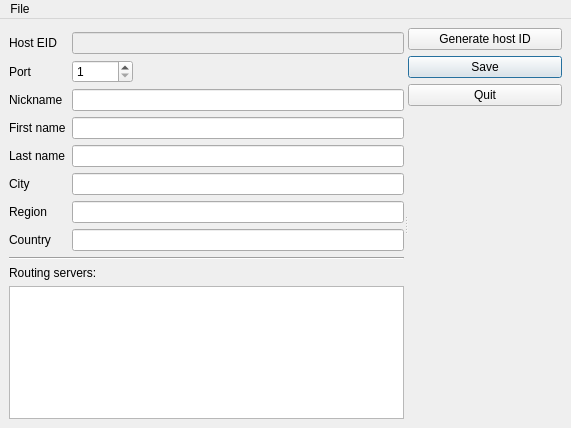
<?xml version="1.0" encoding="UTF-8"?>
<ui version="4.0">
 <class>ProfileEditor</class>
 <widget class="QMainWindow" name="ProfileEditor">
  <property name="geometry">
   <rect>
    <x>0</x>
    <y>0</y>
    <width>571</width>
    <height>428</height>
   </rect>
  </property>
  <property name="windowTitle">
   <string>Profile editor</string>
  </property>
  <widget class="QWidget" name="centralwidget">
   <layout class="QVBoxLayout" name="verticalLayout_4">
    <item>
     <widget class="QSplitter" name="splitter">
      <property name="orientation">
       <enum>Qt::Horizontal</enum>
      </property>
      <widget class="QWidget" name="layoutWidget">
       <layout class="QVBoxLayout" name="verticalLayout_2">
        <property name="topMargin">
         <number>4</number>
        </property>
        <item>
         <layout class="QFormLayout" name="formLayout_3">
          <property name="fieldGrowthPolicy">
           <enum>QFormLayout::ExpandingFieldsGrow</enum>
          </property>
          <item row="0" column="0">
           <widget class="QLabel" name="hostEIDLabel">
            <property name="text">
             <string>Host EID</string>
            </property>
            <property name="buddy">
             <cstring>hostEIDLineEdit</cstring>
            </property>
           </widget>
          </item>
          <item row="0" column="1">
           <widget class="QLineEdit" name="hostEIDLineEdit">
            <property name="enabled">
             <bool>false</bool>
            </property>
            <property name="sizePolicy">
             <sizepolicy hsizetype="Expanding" vsizetype="Fixed">
              <horstretch>0</horstretch>
              <verstretch>0</verstretch>
             </sizepolicy>
            </property>
           </widget>
          </item>
          <item row="1" column="0">
           <widget class="QLabel" name="portLabel">
            <property name="text">
             <string>Port</string>
            </property>
            <property name="buddy">
             <cstring>portSpinBox</cstring>
            </property>
           </widget>
          </item>
          <item row="1" column="1">
           <widget class="QSpinBox" name="portSpinBox">
            <property name="minimum">
             <number>1</number>
            </property>
            <property name="maximum">
             <number>65535</number>
            </property>
           </widget>
          </item>
          <item row="2" column="0">
           <widget class="QLabel" name="nicknameLabel">
            <property name="text">
             <string>Nickname</string>
            </property>
            <property name="buddy">
             <cstring>nicknameLineEdit</cstring>
            </property>
           </widget>
          </item>
          <item row="2" column="1">
           <widget class="QLineEdit" name="nicknameLineEdit"/>
          </item>
          <item row="3" column="0">
           <widget class="QLabel" name="firstNameLabel">
            <property name="text">
             <string>First name</string>
            </property>
            <property name="buddy">
             <cstring>firstNameLineEdit</cstring>
            </property>
           </widget>
          </item>
          <item row="3" column="1">
           <widget class="QLineEdit" name="firstNameLineEdit"/>
          </item>
          <item row="4" column="0">
           <widget class="QLabel" name="lastNameLabel">
            <property name="text">
             <string>Last name</string>
            </property>
            <property name="buddy">
             <cstring>lastNameLineEdit</cstring>
            </property>
           </widget>
          </item>
          <item row="4" column="1">
           <widget class="QLineEdit" name="lastNameLineEdit"/>
          </item>
          <item row="5" column="0">
           <widget class="QLabel" name="cityLabel">
            <property name="text">
             <string>City</string>
            </property>
            <property name="buddy">
             <cstring>cityLineEdit</cstring>
            </property>
           </widget>
          </item>
          <item row="5" column="1">
           <widget class="QLineEdit" name="cityLineEdit"/>
          </item>
          <item row="6" column="0">
           <widget class="QLabel" name="regionLabel">
            <property name="text">
             <string>Region</string>
            </property>
            <property name="buddy">
             <cstring>regionLineEdit</cstring>
            </property>
           </widget>
          </item>
          <item row="6" column="1">
           <widget class="QLineEdit" name="regionLineEdit"/>
          </item>
          <item row="7" column="0">
           <widget class="QLabel" name="countryLabel">
            <property name="text">
             <string>Country</string>
            </property>
            <property name="buddy">
             <cstring>countryLineEdit</cstring>
            </property>
           </widget>
          </item>
          <item row="7" column="1">
           <widget class="QLineEdit" name="countryLineEdit"/>
          </item>
         </layout>
        </item>
        <item>
         <widget class="Line" name="line">
          <property name="orientation">
           <enum>Qt::Horizontal</enum>
          </property>
         </widget>
        </item>
        <item>
         <layout class="QVBoxLayout" name="verticalLayout">
          <item>
           <widget class="QLabel" name="label">
            <property name="text">
             <string>Routing servers:</string>
            </property>
            <property name="buddy">
             <cstring>routingServersTextEdit</cstring>
            </property>
           </widget>
          </item>
          <item>
           <widget class="QPlainTextEdit" name="routingServersTextEdit"/>
          </item>
         </layout>
        </item>
       </layout>
      </widget>
      <widget class="QWidget" name="layoutWidget">
       <layout class="QVBoxLayout" name="verticalLayout_3">
        <property name="sizeConstraint">
         <enum>QLayout::SetDefaultConstraint</enum>
        </property>
        <property name="topMargin">
         <number>0</number>
        </property>
        <item>
         <widget class="QPushButton" name="newPushButton">
          <property name="sizePolicy">
           <sizepolicy hsizetype="Minimum" vsizetype="Fixed">
            <horstretch>0</horstretch>
            <verstretch>0</verstretch>
           </sizepolicy>
          </property>
          <property name="text">
           <string>Generate host ID</string>
          </property>
         </widget>
        </item>
        <item>
         <widget class="QPushButton" name="savePushButton">
          <property name="text">
           <string>Save</string>
          </property>
          <property name="autoDefault">
           <bool>true</bool>
          </property>
          <property name="default">
           <bool>true</bool>
          </property>
         </widget>
        </item>
        <item>
         <widget class="QPushButton" name="quitPushButton">
          <property name="text">
           <string>Quit</string>
          </property>
         </widget>
        </item>
        <item>
         <spacer name="verticalSpacer">
          <property name="orientation">
           <enum>Qt::Vertical</enum>
          </property>
          <property name="sizeHint" stdset="0">
           <size>
            <width>20</width>
            <height>40</height>
           </size>
          </property>
         </spacer>
        </item>
        <item>
         <widget class="QLabel" name="statusLabel">
          <property name="text">
           <string/>
          </property>
         </widget>
        </item>
       </layout>
      </widget>
     </widget>
    </item>
   </layout>
  </widget>
  <widget class="QMenuBar" name="menubar">
   <property name="geometry">
    <rect>
     <x>0</x>
     <y>0</y>
     <width>571</width>
     <height>22</height>
    </rect>
   </property>
   <widget class="QMenu" name="menuFile">
    <property name="title">
     <string>File</string>
    </property>
    <addaction name="actionGenerate_new_host_ID"/>
    <addaction name="separator"/>
    <addaction name="actionSave"/>
    <addaction name="separator"/>
    <addaction name="actionQuit"/>
   </widget>
   <addaction name="menuFile"/>
  </widget>
  <action name="actionSave">
   <property name="text">
    <string>Save</string>
   </property>
   <property name="shortcut">
    <string>Ctrl+S</string>
   </property>
  </action>
  <action name="actionQuit">
   <property name="text">
    <string>Quit</string>
   </property>
   <property name="shortcut">
    <string>Ctrl+Q</string>
   </property>
  </action>
  <action name="actionGenerate_new_host_ID">
   <property name="text">
    <string>Generate new host ID</string>
   </property>
   <property name="shortcut">
    <string>Ctrl+N</string>
   </property>
  </action>
 </widget>
 <tabstops>
  <tabstop>nicknameLineEdit</tabstop>
  <tabstop>firstNameLineEdit</tabstop>
  <tabstop>lastNameLineEdit</tabstop>
  <tabstop>cityLineEdit</tabstop>
  <tabstop>regionLineEdit</tabstop>
  <tabstop>countryLineEdit</tabstop>
  <tabstop>routingServersTextEdit</tabstop>
  <tabstop>newPushButton</tabstop>
  <tabstop>savePushButton</tabstop>
  <tabstop>quitPushButton</tabstop>
  <tabstop>portSpinBox</tabstop>
  <tabstop>hostEIDLineEdit</tabstop>
 </tabstops>
 <resources/>
 <connections>
  <connection>
   <sender>quitPushButton</sender>
   <signal>clicked()</signal>
   <receiver>actionQuit</receiver>
   <slot>trigger()</slot>
   <hints>
    <hint type="sourcelabel">
     <x>463</x>
     <y>117</y>
    </hint>
    <hint type="destinationlabel">
     <x>-1</x>
     <y>-1</y>
    </hint>
   </hints>
  </connection>
  <connection>
   <sender>savePushButton</sender>
   <signal>clicked()</signal>
   <receiver>actionSave</receiver>
   <slot>trigger()</slot>
   <hints>
    <hint type="sourcelabel">
     <x>463</x>
     <y>83</y>
    </hint>
    <hint type="destinationlabel">
     <x>-1</x>
     <y>-1</y>
    </hint>
   </hints>
  </connection>
  <connection>
   <sender>newPushButton</sender>
   <signal>clicked()</signal>
   <receiver>actionGenerate_new_host_ID</receiver>
   <slot>trigger()</slot>
   <hints>
    <hint type="sourcelabel">
     <x>463</x>
     <y>49</y>
    </hint>
    <hint type="destinationlabel">
     <x>-1</x>
     <y>-1</y>
    </hint>
   </hints>
  </connection>
 </connections>
</ui>
